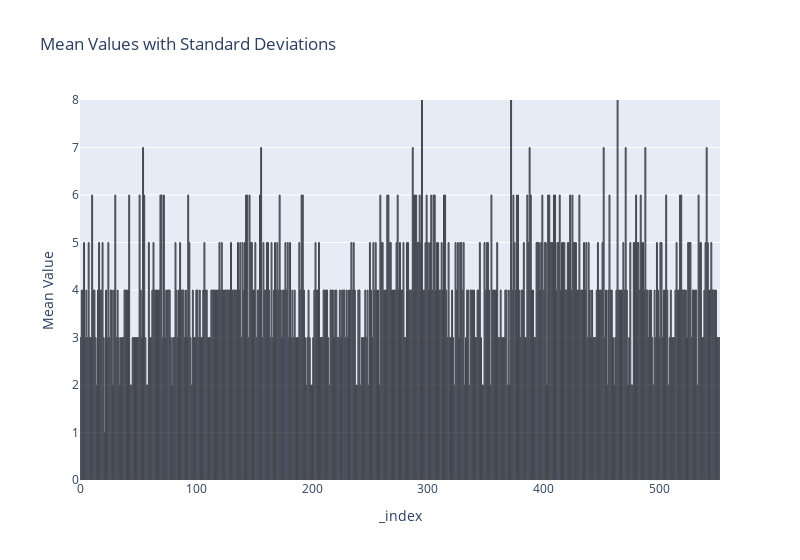

Here is the notebook cell this chart was saved with:
### Code cell
import plotly.express as px
import pandas as pd

df = pd.DataFrame.from_dict(results, orient='columns')
df = df.reset_index()
df = df.sort_values(by='Mean_occupancy', ascending=True)

df['Count'] = df.groupby('Name')['Mean_occupancy'].transform('count')

df = df.sort_values(by='Mean_occupancy', ascending=True)

#fig = px.bar(df, x='index', y='Mean Difference',  error_y='Std Deviation of Difference',title='Mean Values with Standard Deviations')
fig = px.bar(df, y='exceeded_ray_count',title='Mean Values with Standard Deviations')

fig.update_traces(marker_color='royalblue', marker_line_color='black', marker_line_width=1, opacity=0.7)
fig.update_layout(yaxis_title='Mean Value', showlegend=False)  # Remove x-axis title

# Adjust the width of the plot (e.g., reduce to 800 pixels)
fig.update_yaxes(range=[0, 8])

fig.update_layout(width=800)
# Show the plot
fig.show()

### Figure 1 — Plotly figure (JSON) as saved in the notebook; plotly's stock layout.template omitted (floating-point values rounded to 4 significant figures; data arrays with more than 128 entries replaced by an {"elided": "..."} marker saying what was removed)
{"data": [{"alignmentgroup": "True", "hovertemplate": "_index=%{x}<br>exceeded_ray_count=%{y}<extra></extra>", "legendgroup": "", "marker": {"color": "royalblue", "line": {"color": "black", "width": 1}, "pattern": {"shape": ""}}, "name": "", "offsetgroup": "", "opacity": 0.7, "orientation": "v", "showlegend": false, "textposition": "auto", "type": "bar", "x": {"elided": "553 int values"}, "xaxis": "x", "y": {"elided": "553 int values"}, "yaxis": "y"}], "layout": {"barmode": "relative", "legend": {"tracegroupgap": 0}, "showlegend": false, "title": {"text": "Mean Values with Standard Deviations"}, "width": 800, "xaxis": {"anchor": "y", "domain": [0, 1], "title": {"text": "_index"}}, "yaxis": {"anchor": "x", "domain": [0, 1], "range": [0, 8], "title": {"text": "Mean Value"}}}}
